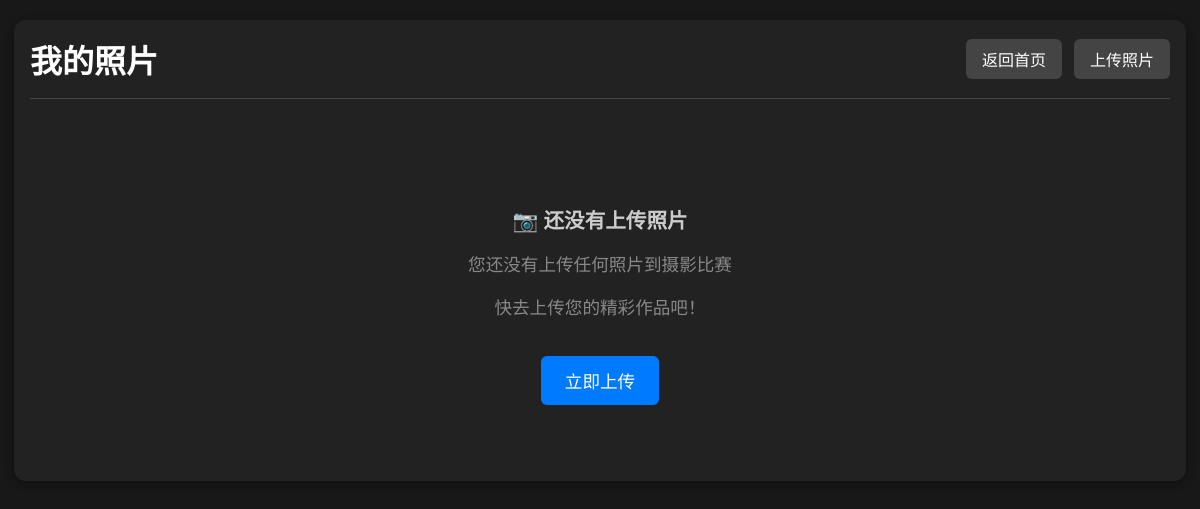
The page /my_photos (signed in) on the database as committed earlier.
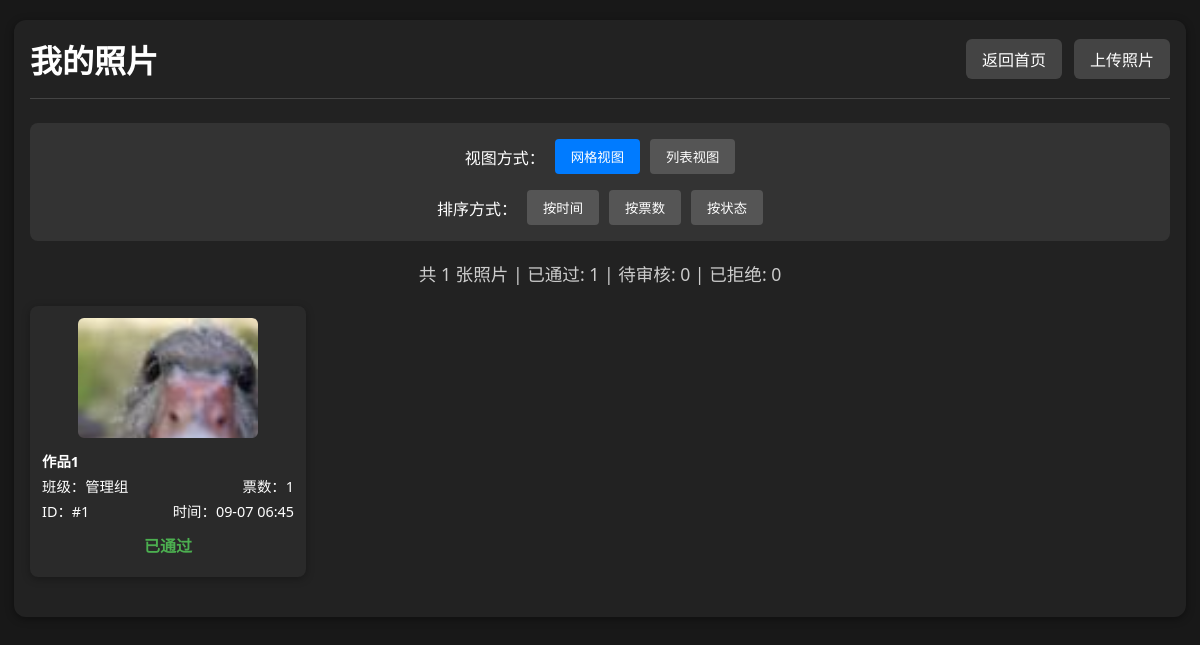
The same page on the database as committed later.
### app.py (models this page shows)
class Photo(db.Model):
    id = db.Column(db.Integer, primary_key=True)
    url = db.Column(db.String(128))
    thumb_url = db.Column(db.String(128))
    title = db.Column(db.String(100), nullable=True)  # 作品名称
    class_name = db.Column(db.String(32))
    student_name = db.Column(db.String(32))
    vote_count = db.Column(db.Integer, default=0)
    user_id = db.Column(db.Integer, db.ForeignKey('user.id'), nullable=False)
    status = db.Column(db.Integer, default=0)  # 0=待审核, 1=已通过, 2=已拒绝
    created_at = db.Column(db.DateTime, default=db.func.current_timestamp())
    votes = db.relationship('Vote', backref='photo', lazy=True)

### app.py (the view)
@app.route('/my_photos')
@login_required
def my_photos():
    user_id = session.get('user_id')
    my_photos = Photo.query.filter_by(user_id=user_id).order_by(Photo.created_at.desc()).all()
    return render_template('my_photos.html', my_photos=my_photos)

### app.py (called while the page is built)
def login_required(f):
    @wraps(f)
    def decorated_function(*args, **kwargs):
        if 'user_id' not in session:
            return redirect(url_for('login'))
        return f(*args, **kwargs)
    return decorated_function

### templates/my_photos.html (shortened to what this page needs)
<!DOCTYPE html>
<html lang="zh-cn">
<head>
</head>
<body>
    <div class="container">
        <div class="header">
            <h1 class="title">我的照片</h1>
            <div class="nav-links">
                <a href="{{ url_for('index') }}" class="nav-btn">返回首页</a>
                <a href="{{ url_for('upload') }}" class="nav-btn">上传照片</a>
            </div>
        </div>
        {% if my_photos %}
        <div class="controls">
            <div class="view-controls">
                <span>视图方式：</span>
                <button class="btn active" onclick="switchView('grid')">网格视图</button>
                <button class="btn" onclick="switchView('list')">列表视图</button>
            </div>
            <div class="sort-controls">
                <span>排序方式：</span>
                <button class="btn active" onclick="sortPhotos('time')">按时间</button>
                <button class="btn" onclick="sortPhotos('votes')">按票数</button>
                <button class="btn" onclick="sortPhotos('status')">按状态</button>
            </div>
        </div>
        <div class="stats">
            共 {{ my_photos|length }} 张照片 |
            已通过: {{ my_photos|selectattr("status", "equalto", 1)|list|length }} |
            待审核: {{ my_photos|selectattr("status", "equalto", 0)|list|length }} |
            已拒绝: {{ my_photos|selectattr("status", "equalto", 2)|list|length }}
        </div>
        <div id="grid-view" class="photo-grid">
            {% for photo in my_photos %}
            <div class="photo-item" data-votes="{{ photo.vote_count }}" data-time="{{ photo.created_at.timestamp() if photo.created_at else 0 }}" data-status="{{ photo.status }}">
                <img src="{{ photo.thumb_url }}" alt="我的照片" onclick="showModal('{{ photo.url }}')">
                <div class="photo-info">
                    {% if photo.title %}
                    <div class="photo-info-row">
                        <span style="font-weight: bold; color: #fff;">{{ photo.title }}</span>
                    </div>
                    {% endif %}
                    <div class="photo-info-row">
                        <span>班级：{{ photo.class_name }}</span>
                        <span>票数：{{ photo.vote_count }}</span>
                    </div>
                    <div class="photo-info-row">
                        <span>ID：#{{ photo.id }}</span>
                        <span>时间：{{ photo.created_at.strftime('%m-%d %H:%M') if photo.created_at else '' }}</span>
                    </div>
                </div>
                <div class="photo-status">
                    {% if photo.status == 0 %}
                        <span class="status-pending">待审核</span>
                    {% elif photo.status == 1 %}
                        <span class="status-approved">已通过</span>
                    {% else %}
                        <span class="status-rejected">已拒绝</span>
                    {% endif %}
                </div>
            </div>
            {% endfor %}
        </div>
        {% else %}
        <div class="empty-state">
            <h3>📷 还没有上传照片</h3>
            <p>您还没有上传任何照片到摄影比赛</p>
            <p>快去上传您的精彩作品吧！</p>
            <a href="{{ url_for('upload') }}" class="upload-link">立即上传</a>
        </div>
        {% endif %}
    </div>
</body>
</html>

Rows that differ between the two databases and show on the page:
added Photo: thumb_url (picture), title "作品1", class_name "管理组", vote_count "1", id "1", created_at "09-07 06:45", status "已通过"
Other text that changed with them:
{{ my_photos|length }}: (not shown) → "1"
{{ my_photos|selectattr("status", "equalto", 1)|list|length }}: (not shown) → "1"
{{ my_photos|selectattr("status", "equalto", 0)|list|length }}: (not shown) → "0"
{{ my_photos|selectattr("status", "equalto", 2)|list|length }}: (not shown) → "0"
text no longer shown: "📷 还没有上传照片 您还没有上传任何照片到摄影比赛 快去上传您的精彩作品吧！ 立即上传"
text now shown: "视图方式： 网格视图 列表视图 排序方式： 按时间 按票数 按状态 共 张照片 | 已通过: | 待审核: | 已拒绝:"
